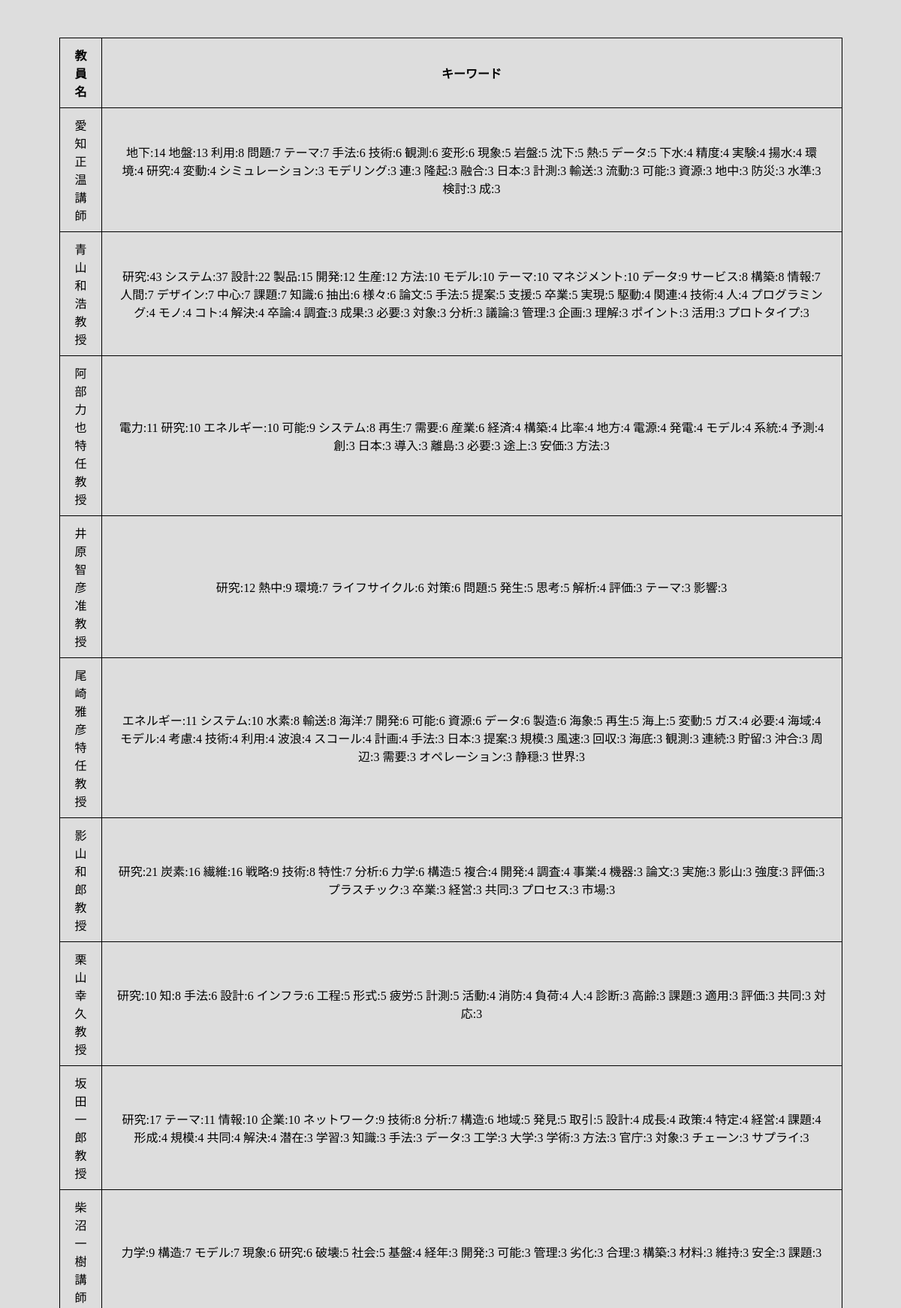
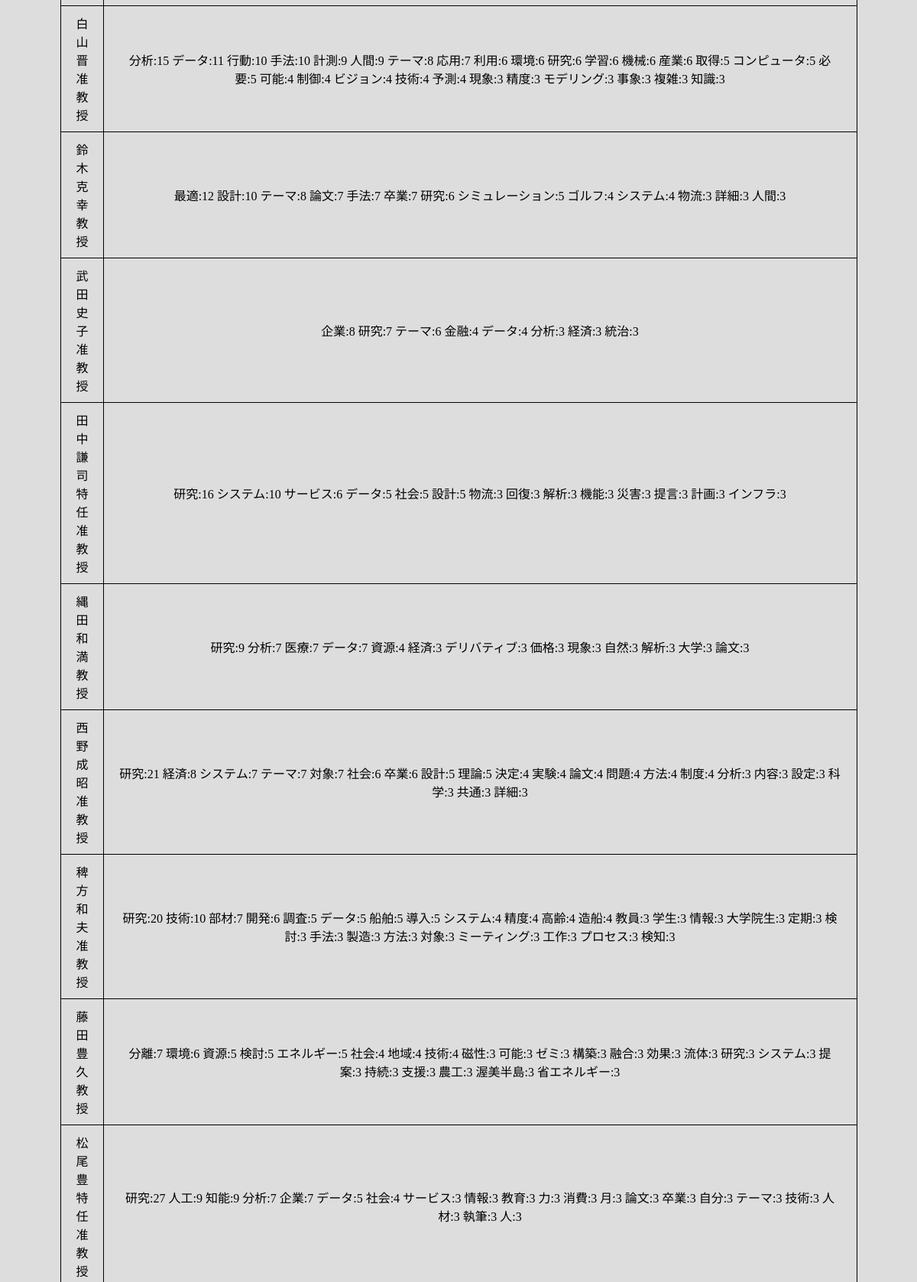
The app's page /db (upper part) with its own data (2 pictures, top to bottom).
### tables this page shows
CREATE TABLE teachers(
  id integer primary key autoincrement,
  name text,
  keywords text
);

### main.py (the view)
@app.route("/db")
def db_show():
    cur = g.db.execute('select name, keywords from teachers')
    table = [dict(name=row[0],keywords=row[1]) for row in cur.fetchall()]
    return render_template('show_data.html', teachers_table = table)

### main.py (called while the page is built)
def connect_db():
    return sqlite3.connect(app.config['DATABASE'])

@app.before_request
def before_request():
    g.db = connect_db() # g：とりあえず全てを格納する変数．データベースのコネクションやログインしてるユーザ情報など．

@app.teardown_request
def teardown_request(exception):
    db = getattr(g, "db", None)
    if db is not None:
        db.close()

### templates/show_data.html (shortened to what this page needs)
<!DOCTYPE html>
<html lang="ja">
<head>
    <link rel="stylesheet" href="{{ url_for('static', filename='index.css') }}">
</head>
<body>
    <br>
    <table>
        <tr>
            <th width="15">教員名</th>
            <th id = "keywords" width="985">キーワード</th>
    　   </tr>
        {% for row in teachers_table %}
        <tr>
            <td>{{ row.name }}</td>
            <td>{{ row.keywords }}</td>
        <tr>
        {% endfor %}
    </table>
    <br>
    <br>
    <br>
    <br>
    <br>
</body>
</html>

### static/index.css (style rules this page uses)
body { text-align: center; background-color:#DDDDDD; }
table { border-collapse:collapse; width:1000px; table-layout: fixed; margin:0 auto; text-align: center justify; }
table, th, td { border: 1px solid black; padding: 10px 20px; }
#keywords { padding: 10px 0px; text-align: center justify; }

### records on screen
teachers: name "愛知 正温 講師", keywords "地下:14 地盤:13 利用:8 問題:7 テーマ:7 手法:6 技術:6 観測:6 変形:6 現象:5 岩盤:5 沈下:5 熱:5 データ:5 下水:4 精度:4 実験:4 揚水:4 環境:4 研究:4 変動:4 シミュレーション:3 モデリング:3 連:3 隆起:3 融合:3 日本:3 計測:3 輸送:3 流動:3 可能:3 資源:3 地中:3 防災:3 水準:3 検討:3 成:3"
teachers: name "青山 和浩 教授", keywords "研究:43 システム:37 設計:22 製品:15 開発:12 生産:12 方法:10 モデル:10 テーマ:10 マネジメント:10 データ:9 サービス:8 構築:8 情報:7 人間:7 デザイン:7 中心:7 課題:7 知識:6 抽出:6 様々:6 論文:5 手法:5 提案:5 支援:5 卒業:5 実現:5 駆動:4 関連:4 技術:4 人:4 プログラミング:4 モノ:4 コト:4 解決:4 卒論:4 調査:3 成果:3 必要:3 対象:3 分析:3 議論:3 管理:3 企画:3 理解:3 ポイント:3 活用:3 プロトタイプ:3"
teachers: name "阿部 力也 特任教授", keywords "電力:11 研究:10 エネルギー:10 可能:9 システム:8 再生:7 需要:6 産業:6 経済:4 構築:4 比率:4 地方:4 電源:4 発電:4 モデル:4 系統:4 予測:4 創:3 日本:3 導入:3 離島:3 必要:3 途上:3 安価:3 方法:3"
teachers: name "井原 智彦 准教授", keywords "研究:12 熱中:9 環境:7 ライフサイクル:6 対策:6 問題:5 発生:5 思考:5 解析:4 評価:3 テーマ:3 影響:3"
teachers: name "尾崎 雅彦 特任教授", keywords "エネルギー:11 システム:10 水素:8 輸送:8 海洋:7 開発:6 可能:6 資源:6 データ:6 製造:6 海象:5 再生:5 海上:5 変動:5 ガス:4 必要:4 海域:4 モデル:4 考慮:4 技術:4 利用:4 波浪:4 スコール:4 計画:4 手法:3 日本:3 提案:3 規模:3 風速:3 回収:3 海底:3 観測:3 連続:3 貯留:3 沖合:3 周辺:3 需要:3 オペレーション:3 静穏:3 世界:3"
teachers: name "影山 和郎 教授", keywords "研究:21 炭素:16 繊維:16 戦略:9 技術:8 特性:7 分析:6 力学:6 構造:5 複合:4 開発:4 調査:4 事業:4 機器:3 論文:3 実施:3 影山:3 強度:3 評価:3 プラスチック:3 卒業:3 経営:3 共同:3 プロセス:3 市場:3"
teachers: name "栗山 幸久 教授", keywords "研究:10 知:8 手法:6 設計:6 インフラ:6 工程:5 形式:5 疲労:5 計測:5 活動:4 消防:4 負荷:4 人:4 診断:3 高齢:3 課題:3 適用:3 評価:3 共同:3 対応:3"
teachers: name "坂田 一郎 教授", keywords "研究:17 テーマ:11 情報:10 企業:10 ネットワーク:9 技術:8 分析:7 構造:6 地域:5 発見:5 取引:5 設計:4 成長:4 政策:4 特定:4 経営:4 課題:4 形成:4 規模:4 共同:4 解決:4 潜在:3 学習:3 知識:3 手法:3 データ:3 工学:3 大学:3 学術:3 方法:3 官庁:3 対象:3 チェーン:3 サプライ:3"
teachers: name "柴沼 一樹 講師", keywords "力学:9 構造:7 モデル:7 現象:6 研究:6 破壊:5 社会:5 基盤:4 経年:3 開発:3 可能:3 管理:3 劣化:3 合理:3 構築:3 材料:3 維持:3 安全:3 課題:3"
teachers: name "白山 晋 准教授", keywords "分析:15 データ:11 行動:10 手法:10 計測:9 人間:9 テーマ:8 応用:7 利用:6 環境:6 研究:6 学習:6 機械:6 産業:6 取得:5 コンピュータ:5 必要:5 可能:4 制御:4 ビジョン:4 技術:4 予測:4 現象:3 精度:3 モデリング:3 事象:3 複雑:3 知識:3"
teachers: name "鈴木 克幸 教授", keywords "最適:12 設計:10 テーマ:8 論文:7 手法:7 卒業:7 研究:6 シミュレーション:5 ゴルフ:4 システム:4 物流:3 詳細:3 人間:3"
teachers: name "武田 史子 准教授", keywords "企業:8 研究:7 テーマ:6 金融:4 データ:4 分析:3 経済:3 統治:3"
teachers: name "田中 謙司 特任准教授", keywords "研究:16 システム:10 サービス:6 データ:5 社会:5 設計:5 物流:3 回復:3 解析:3 機能:3 災害:3 提言:3 計画:3 インフラ:3"
teachers: name "縄田 和満 教授", keywords "研究:9 分析:7 医療:7 データ:7 資源:4 経済:3 デリバティブ:3 価格:3 現象:3 自然:3 解析:3 大学:3 論文:3"
teachers: name "西野 成昭 准教授", keywords "研究:21 経済:8 システム:7 テーマ:7 対象:7 社会:6 卒業:6 設計:5 理論:5 決定:4 実験:4 論文:4 問題:4 方法:4 制度:4 分析:3 内容:3 設定:3 科学:3 共通:3 詳細:3"
teachers: name "稗方 和夫 准教授", keywords "研究:20 技術:10 部材:7 開発:6 調査:5 データ:5 船舶:5 導入:5 システム:4 精度:4 高齢:4 造船:4 教員:3 学生:3 情報:3 大学院生:3 定期:3 検討:3 手法:3 製造:3 方法:3 対象:3 ミーティング:3 工作:3 プロセス:3 検知:3"
teachers: name "藤田 豊久 教授", keywords "分離:7 環境:6 資源:5 検討:5 エネルギー:5 社会:4 地域:4 技術:4 磁性:3 可能:3 ゼミ:3 構築:3 融合:3 効果:3 流体:3 研究:3 システム:3 提案:3 持続:3 支援:3 農工:3 渥美半島:3 省エネルギー:3"
teachers: name "松尾 豊 特任准教授", keywords "研究:27 人工:9 知能:9 分析:7 企業:7 データ:5 社会:4 サービス:3 情報:3 教育:3 力:3 消費:3 月:3 論文:3 卒業:3 自分:3 テーマ:3 技術:3 人材:3 執筆:3 人:3"
